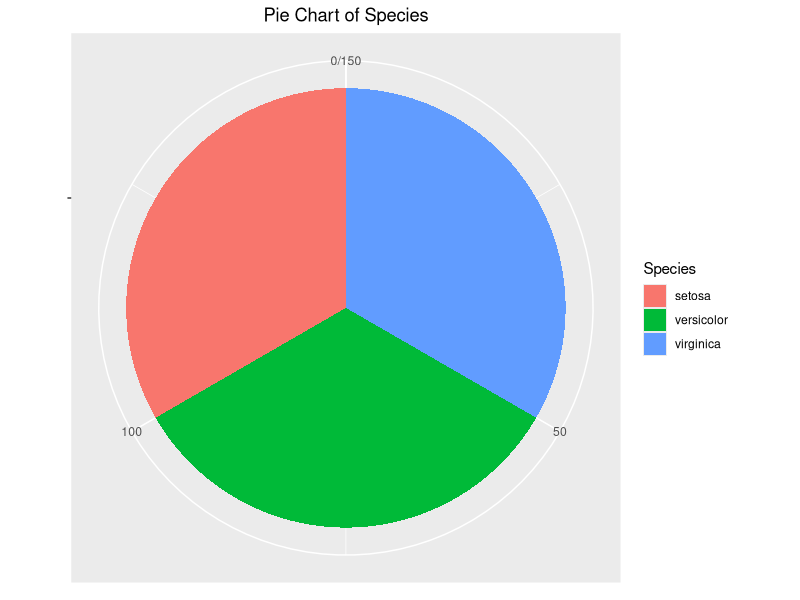
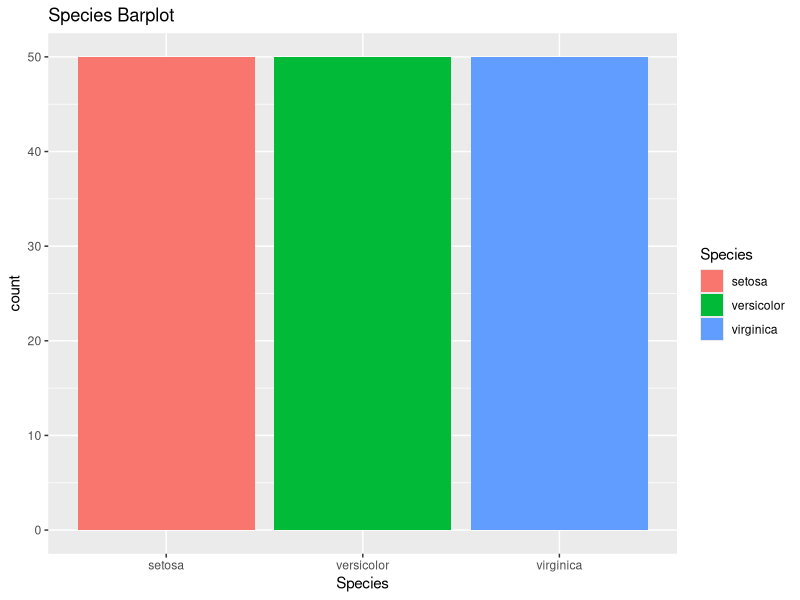
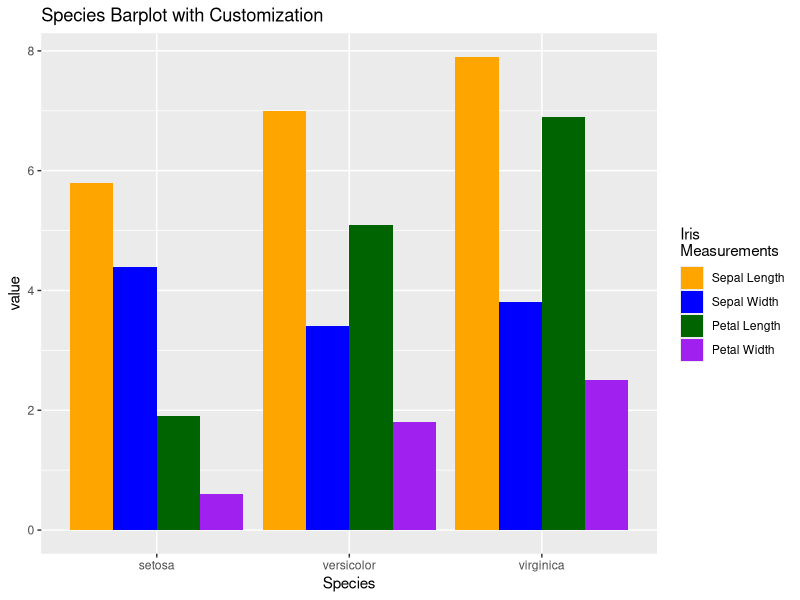
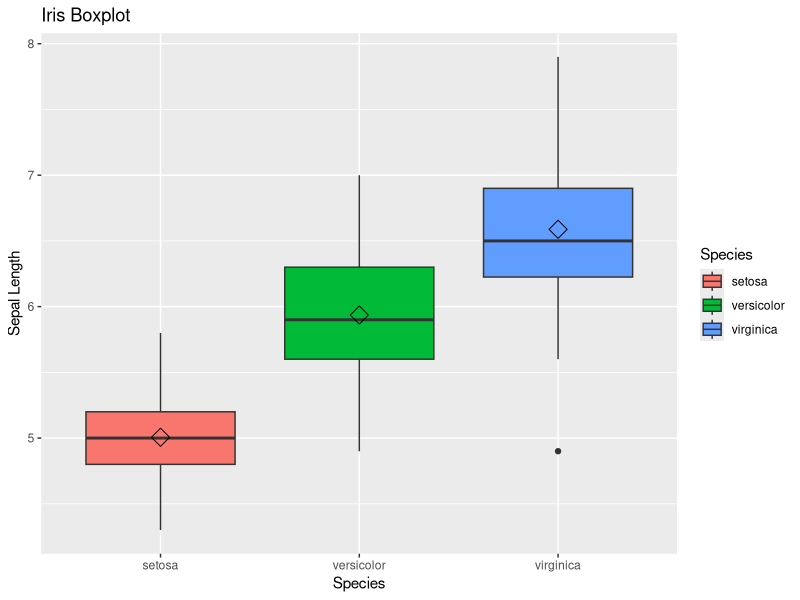
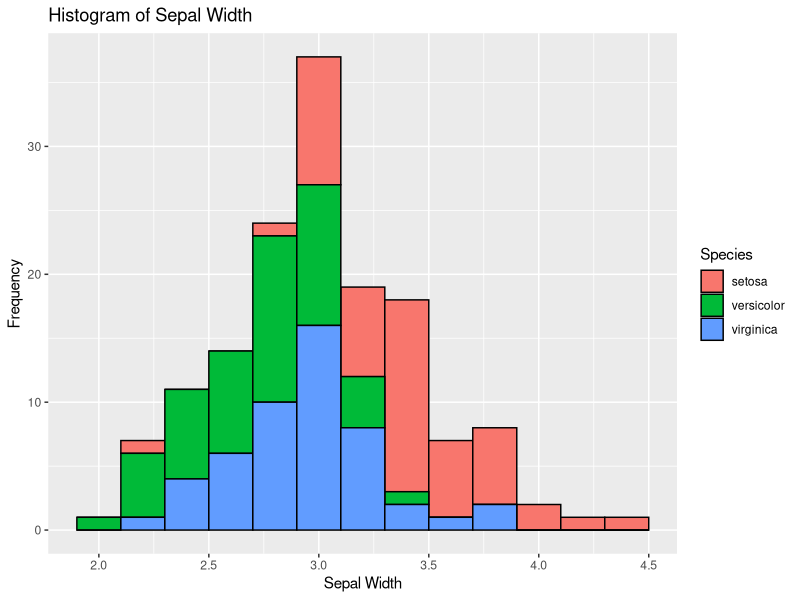
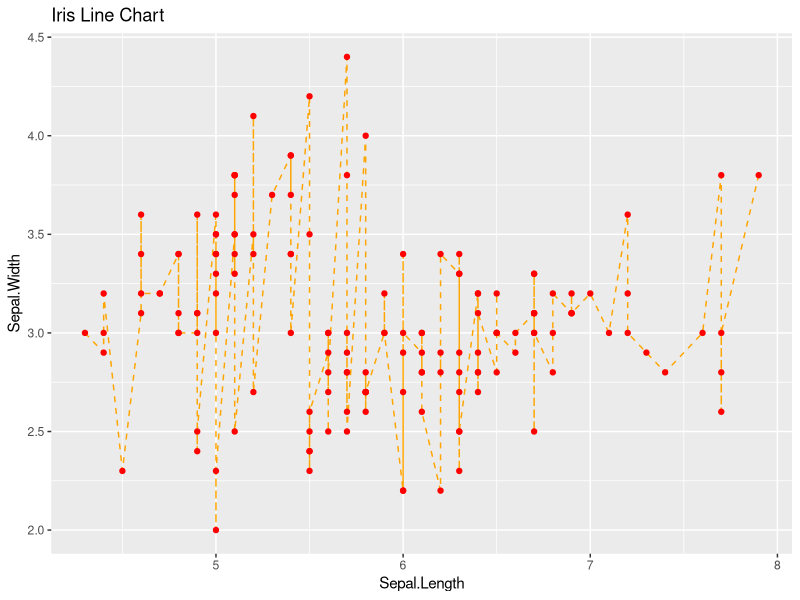
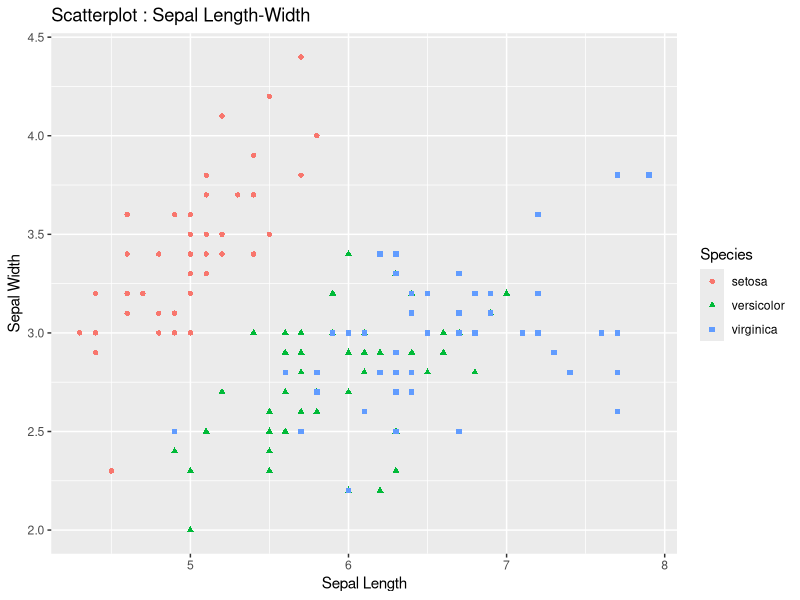
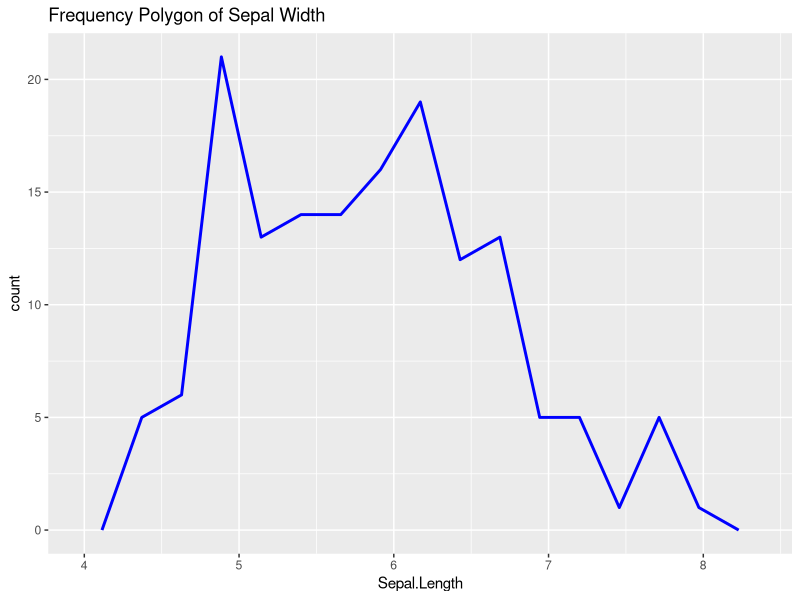

Write the R code that produced these figures, in order.
# Load ggplot2
library(ggplot2)

# load the iris data set and renamed it data
data <- iris

#Pie chart
df <- as.data.frame(table(iris$Species))
colnames(df) <- c("Species", "freq")
pie <- ggplot(df, aes(x = "", y=freq, fill =
                        factor(Species)))+geom_bar(width = 1, stat =
                                                   "identity")+theme(axis.line = element_blank(), plot.title =
                                                                       element_text(hjust=0.5)) +labs(fill="Species", x=NULL, y=NULL,
                                                                                                      title="Pie Chart of Species")
pie + coord_polar(theta = "y")

#Barplot
ggplot(data) +aes(x = Species) +geom_bar(aes(fill=Species))+ggtitle("Species Barplot")
#cutomization in barplot
library(reshape2)
iris2 <- melt(iris, id.vars="Species")
iris2[1:3,]
bar2 <- ggplot(iris2, aes(x=Species, y=value, fill=variable))
bar2 + geom_bar(stat="identity", position="dodge") + ggtitle("Species Barplot with Customization") +
  scale_fill_manual(values=c("orange", "blue", "darkgreen", "purple"),
                    name="Iris\nMeasurements",
                    breaks=c("Sepal.Length", "Sepal.Width", "Petal.Length", "Petal.Width"),
                    labels=c("Sepal Length", "Sepal Width", "Petal Length", "Petal Width"))

#Boxplot
box <- ggplot(data, aes(x=Species, y=Sepal.Length))
box + geom_boxplot(aes(fill=Species)) + 
  ylab("Sepal Length") + ggtitle("Iris Boxplot") +
  stat_summary(fun.y=mean, geom="point", shape=5, size=4) 

#Histogram
histogram <- ggplot(data, aes(x=Sepal.Width))
histogram + geom_histogram(binwidth=0.2, color="black", aes(fill=Species)) + 
  xlab("Sepal Width") +  ylab("Frequency") + ggtitle("Histogram of Sepal Width")
#Width of each bin is = (max value of data – min value of data) / total number of bins

#Linechart
ggplot(iris,aes(x=Sepal.Length,y=Sepal.Width))+geom_line(linetype=2,color="orange")+geom_point(color="red") + ggtitle("Iris Line Chart")

#Scatterplot
scatter <- ggplot(data, aes(x = Sepal.Length, y = Sepal.Width)) 
scatter + geom_point(aes(color=Species, shape=Species)) +
  xlab("Sepal Length") +  ylab("Sepal Width") +
  ggtitle("Scatterplot : Sepal Length-Width")

#Frequency Polygon
ggplot(data, aes(x = Sepal.Length)) + geom_freqpoly(bins=15,color = "blue",size=1)+ggtitle("Frequency Polygon of Sepal Width")
